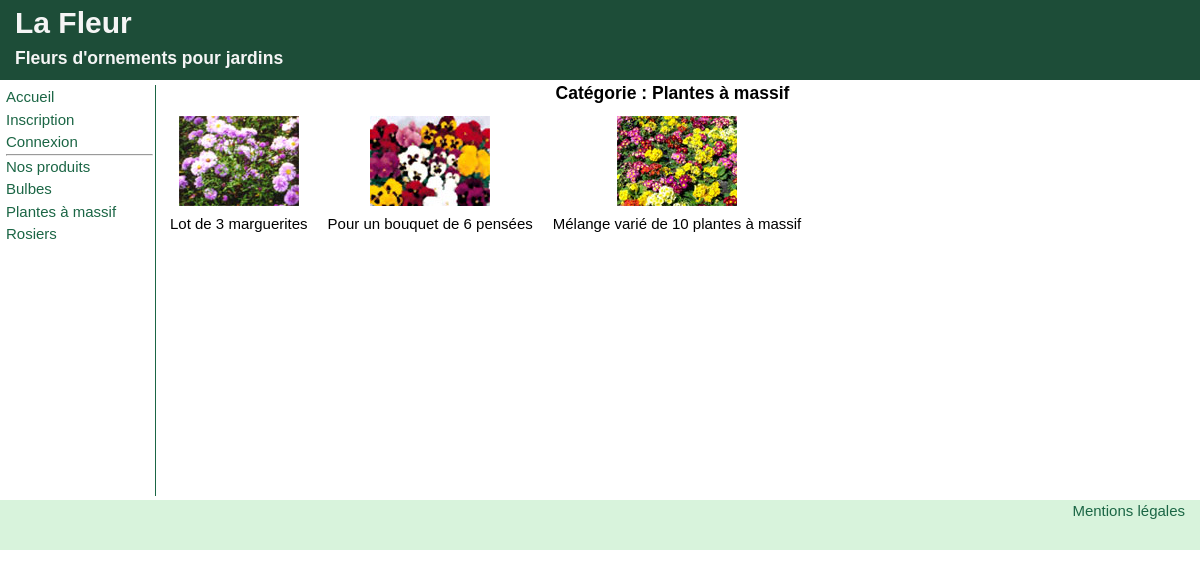
Screenshot of /lesproduits.php?cat=2&lib=Plantes à massif with the database file from the repository.
### tables this page shows
CREATE TABLE categorie (
  cat_code integer NOT NULL AUTO_INCREMENT,
  cat_libelle varchar(50) NOT NULL ,
  PRIMARY KEY  (cat_code)
);

CREATE TABLE produit (
  pdt_ref integer NOT NULL AUTO_INCREMENT,
  pdt_designation varchar(50) NOT NULL ,
  pdt_prix decimal(5,2) NOT NULL ,
  pdt_image varchar(50) NOT NULL ,
  pdt_categorie integer NOT NULL ,
  PRIMARY KEY  (pdt_ref) ,
  FOREIGN KEY (pdt_categorie) REFERENCES categorie (cat_code)
);

### models/gestionBdd.php (called while the page is built, shortened)
<?php
            function getConnection() {
                try {
                    $connexion = new PDO("mysql:host=localhost;dbname=lafleurv2;charset=utf8", 'utilfleur', 'secret');
                }
                catch(PDOException $e)
                    {
                    die($e->getMessage());
                    }
                return $connexion ;
            }
        function getCategories() {
             $connexion = getConnection();
             $stm = $connexion->query("SELECT cat_code, cat_libelle FROM categorie");
             $categories=$stm->fetchAll();
             return $categories ;
            }
            function getProduits($cat) {
                $connexion = getConnection();
                $stm = $connexion->prepare("SELECT pdt_ref, pdt_designation, pdt_prix, pdt_image
                                            FROM produit where pdt_categorie = :cat");
                $stm->bindParam(':cat', $cat, PDO::PARAM_INT);
                $stm->execute();
                $produits=$stm->fetchAll();
                return $produits ;
            }
    ?>

### lesproduits.php (the view)
<?php
    include 'header.php' ;
    require_once 'menu.php' ;
    if (isset($_GET['cat'])) {
        $lib=$_GET['lib'];
        $produits = getProduits($_GET['cat']);
        }
    else {
        $lib=" Toutes";
        $produits = getProduits();
        }
?>
    <main class="page">
        <h3>Catégorie :  <?= $lib ; ?></h3>
        <div class="cards">
        <?php
            foreach ($produits as $ligne):
                $img = $ligne['pdt_image'] ;
                $src = "assets/images/$img.jpg";
                $nom = $ligne['pdt_designation'] ;
                ?>
                <div class="item">
                    <img src="<?= $src ; ?>" >
                    <p> <?= $nom ; ?></p>
                </div>
            <?php
            endforeach ;
          ?>
          </div>
    </main>
    <?php
        include 'piedpage.php' ;
    ?>

### menu.php
<?php
    require_once 'models/gestionBdd.php' ;
    $categories=getCategories();
?>
    <body>
    <div class="conteneur">
    <header>
        <h1> La Fleur</h1>
        <h3>Fleurs d'ornements pour jardins</h3>
    </header>
    <nav class="menu">
        <ul>
            <li><a href="index.php">Accueil</a></li>
            <li><a href="inscription.php">Inscription</a></li>
            <li><a href="connexion.php">Connexion</a></li>
        </ul>
        <hr>
        <p> Nos produits</p>
        <ul>
        <?php
            foreach ($categories as $categorie) {
                $lib = $categorie['cat_libelle'];
                $lien = "lesproduits.php?cat=".$categorie['cat_code']."&lib=".$lib;
        ?>
            <li><a href="<?php echo $lien ; ?>"><?php echo $lib; ?></a></li>
        <?php }  ?>
        </ul>
    </nav>

### assets/css/style.css (style rules this page uses)
body { font: 15px/1.5 Arial, Helvetica, sans-serif; }
* { margin: 0px; padding: 0; }
header { grid-area: header; }
.menu { grid-area: menu; }
.page { grid-area: page; }
.conteneur { display: grid; grid-template-columns: 160px 1fr; grid-template-rows: 80px 1fr 50px; grid-template-areas: "header header" "menu page" "footer footer"; }
img { max-width: 100%; }
header { background-color: #1d4d38; color: whitesmoke; padding-left: 1em; }
a { text-decoration: none; }
a:link, a:visited { color: #1b6645; }
ul { list-style: none; }
.menu { margin: 0.3em; padding: 0.1em; border-right: 1px solid; color: #1b6645; }
.page { text-align: center; margin-right: 1em; min-height: 420px; }
.cards { display: flex; flex-wrap: wrap; flex-direction: row; justify-content: start; align-items: auto; align-content: start }
.item { flex: 0 0 auto; margin: 10px; }

### rows the page displays
categorie: cat_libelle "Bulbes"
categorie: cat_libelle "Plantes à massif"
categorie: cat_libelle "Rosiers"
produit: pdt_image (picture), pdt_designation "Lot de 3 marguerites"
produit: pdt_image (picture), pdt_designation "Pour un bouquet de 6 pensées"
produit: pdt_image (picture), pdt_designation "Mélange varié de 10 plantes à massif"

### other values shown
$lib "Plantes à massif"
